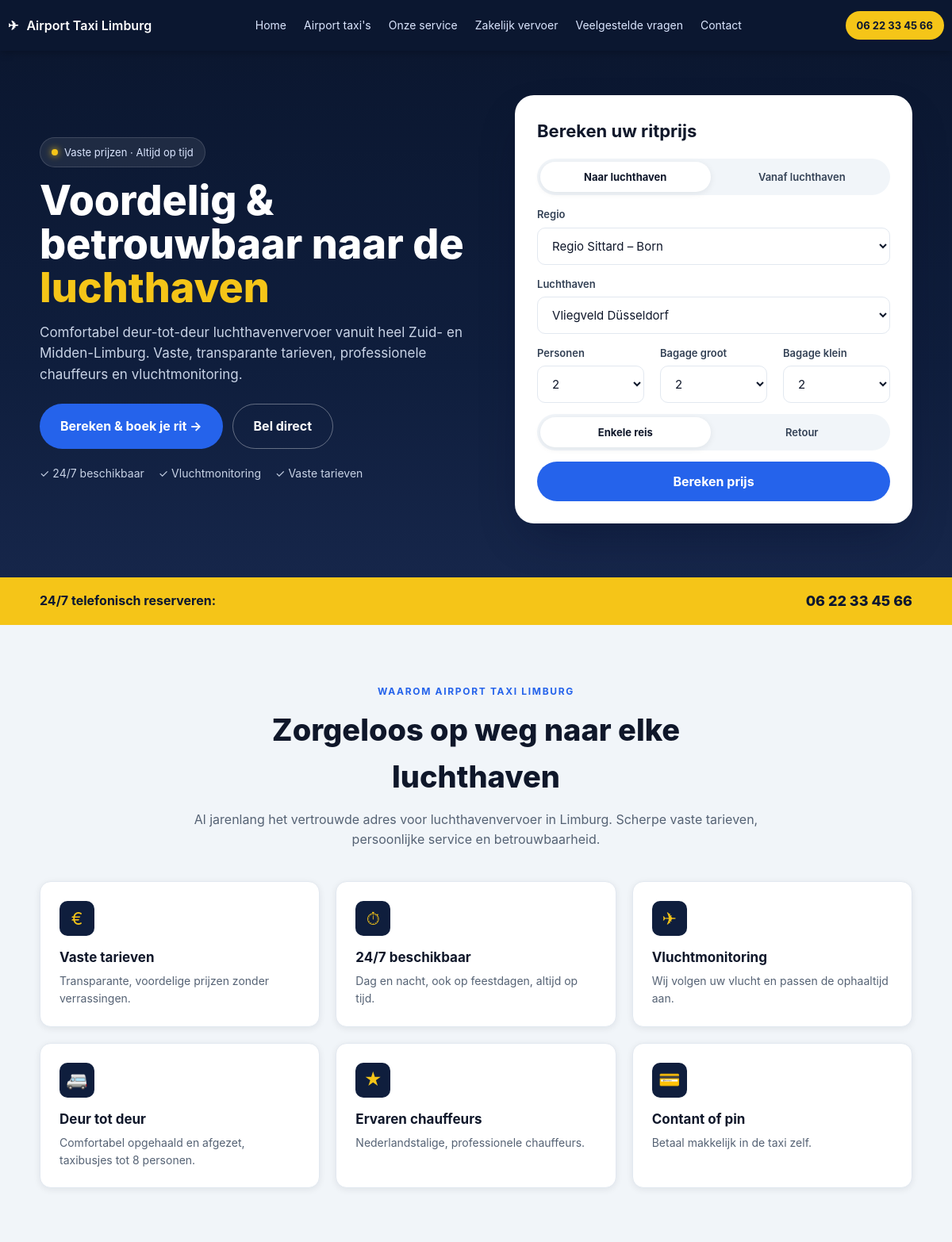
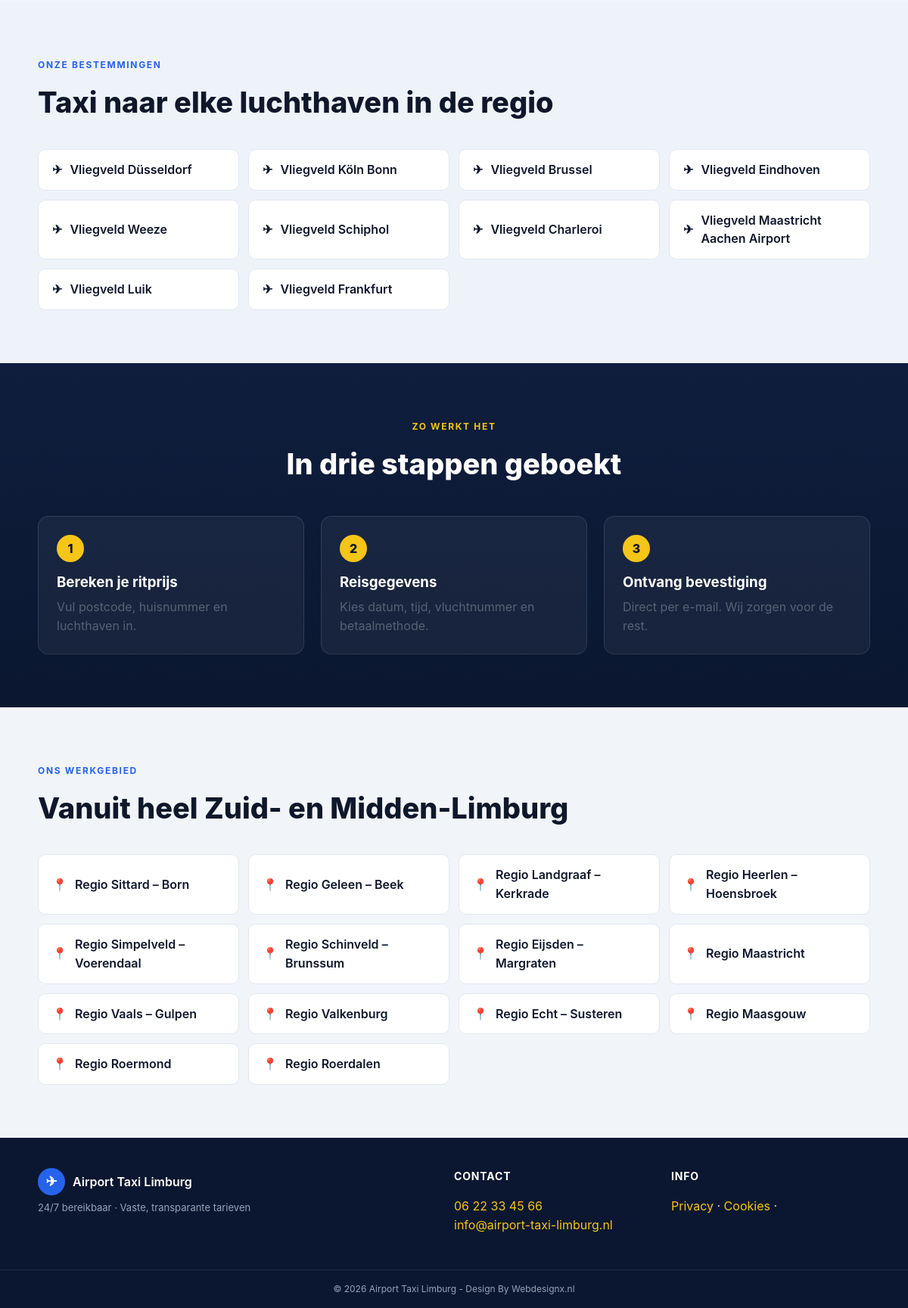
The page / on the database its author committed (2 pictures, top to bottom).
### tables this page shows
CREATE TABLE airports (
        id TEXT PRIMARY KEY,
        name TEXT NOT NULL,
        place_query TEXT NOT NULL DEFAULT "",
        sort_order INTEGER NOT NULL DEFAULT 0
    );

CREATE TABLE regions (
        id TEXT PRIMARY KEY,
        name TEXT NOT NULL,
        municipalities TEXT NOT NULL DEFAULT "[]",
        plaatsen TEXT NOT NULL DEFAULT "[]",
        representative_place TEXT NOT NULL DEFAULT "",
        sort_order INTEGER NOT NULL DEFAULT 0
    );

### index.php (called while the page is built, shortened)
<?php
require_once __DIR__ . '/includes/db.php';
require_once __DIR__ . '/includes/functions.php';
$page = $_GET['p'] ?? 'home';
$page = preg_replace('/[^a-z0-9\-_]/i', '', (string)$page) ?: 'home';
$slug_type = null; $slug_value = null;
$view = null;
if ($slug_type === 'airport') { $view = 'airport'; }
elseif ($slug_type === 'region') { $view = 'region'; }
elseif ($page === 'home') { $view = 'home'; }
elseif ($page === 'boeking') { $view = 'booking_success'; }
else { $view = 'content'; }
$file = __DIR__ . '/pages/' . $view . '.php';
require __DIR__ . '/includes/header.php';
require $file;
require __DIR__ . '/includes/footer.php';

### includes/functions.php (called while the page is built, shortened)
<?php
require_once __DIR__ . '/db.php';
function h(?string $s): string {
    return htmlspecialchars((string)$s, ENT_QUOTES | ENT_SUBSTITUTE, 'UTF-8');
}
function settings_all(): array {
    static $cache = null;
    if ($cache !== null) return $cache;
    $rows = db()->query('SELECT key, value FROM settings')->fetchAll();
    $out = SETTING_DEFAULTS;
    foreach ($rows as $r) {
        $out[$r['key']] = $r['value'];
    }
    $cache = $out;
    return $out;
}
function tel_href(string $phone): string {
    $digits = preg_replace('/[^\d+]/', '', $phone);
    return 'tel:+31' . ltrim($digits, '0');
}
function url(string $path = ''): string {
    $path = ltrim($path, '/');
    $script = $_SERVER['SCRIPT_NAME'] ?? '/index.php';
    $dir = rtrim(str_replace('\\', '/', dirname($script)), '/');
    return ($dir === '' ? '' : $dir) . '/' . $path;
}

### includes/db.php (called while the page is built, shortened)
<?php
function db(): PDO {
    static $pdo = null;
    if ($pdo !== null) return $pdo;
    $dir = __DIR__ . '/../data';
    $path = $dir . '/zlat.sqlite';
    $pdo = new PDO('sqlite:' . $path);
    $pdo->setAttribute(PDO::ATTR_ERRMODE, PDO::ERRMODE_EXCEPTION);
    $pdo->setAttribute(PDO::ATTR_DEFAULT_FETCH_MODE, PDO::FETCH_ASSOC);
    $pdo->exec('PRAGMA foreign_keys = ON');
    $pdo->exec('PRAGMA journal_mode = WAL');
    return $pdo;
}

### pages/home.php (the view, shortened to what this page needs)
<?php
$s = settings_all();
$pdo = db();
$airports = $pdo->query('SELECT id,name FROM airports ORDER BY sort_order')->fetchAll();
$regions  = $pdo->query('SELECT id,name FROM regions ORDER BY sort_order')->fetchAll();
?>
<section class="hero">
  <div class="container hero__inner">
    <div class="hero__left">
      <span class="pill-badge"><span class="dot"></span> Vaste prijzen · Altijd op tijd</span>
      <h1 class="hero__title">Voordelig &amp; betrouwbaar naar de <span class="gold-text">luchthaven</span></h1>
      <p class="hero__lead">Comfortabel deur-tot-deur luchthavenvervoer vanuit heel Zuid- en Midden-Limburg. Vaste, transparante tarieven, professionele chauffeurs en vluchtmonitoring.</p>
      <div class="hero__ctas">
        <a href="#boeken" class="btn btn-primary btn-lg">Bereken &amp; boek je rit &rarr;</a>
        <a href="<?= h(tel_href($s['company_phone'])) ?>" class="btn btn-ghost btn-lg">Bel direct</a>
      </div>
      <ul class="usp-strip">
        <li>✓ 24/7 beschikbaar</li>
        <li>✓ Vluchtmonitoring</li>
        <li>✓ Vaste tarieven</li>
      </ul>
    </div>
    <div id="boeken" class="hero__right">
      <div class="booking-card">
        <h2>Bereken uw ritprijs</h2>
        <form id="quoteForm" class="booking-form" >
          <div class="tabs">
            <label><input type="radio" name="direction" value="to_airport" checked> Naar luchthaven</label>
            <label><input type="radio" name="direction" value="to_home"> Vanaf luchthaven</label>
          </div>
          <label id="regionField">
            <span id="label-text-regio">Regio</span>
            <select name="region_id" id="select-regio" required>
               <?php foreach ($regions as $r): ?><option value="<?= h($r['id']) ?>"><?= h($r['name']) ?></option><?php endforeach; ?>
            </select>
          </label>
          <label id="airportField">
            <span id="label-text-airport">Luchthaven</span>
            <select name="airport_id" id="select-luchthaven" required>
               <?php foreach ($airports as $a): ?><option value="<?= h($a['id']) ?>"><?= h($a['name']) ?></option><?php endforeach; ?>
            </select>
          </label>
          <div class="grid-3">
            <label>Personen
              <select name="passengers">
                <?php for ($i=1;$i<=8;$i++) echo "<option value=\"$i\"".($i===2?' selected':'').">$i</option>"; ?>
              </select>
            </label>
            <label>Bagage groot
              <select name="luggage">
                <?php for ($i=0;$i<=4;$i++) echo "<option value=\"$i\"".($i===2?' selected':'').">$i</option>"; ?>
              </select>
            </label>
            <label>Bagage klein
              <select name="luggage1">
                <?php for ($i=0;$i<=4;$i++) echo "<option value=\"$i\"".($i===2?' selected':'').">$i</option>"; ?>
              </select>
            </label>
          </div>
          <div class="tabs">
            <label><input type="radio" name="trip_type" value="oneway" checked> Enkele reis</label>
            <label><input type="radio" name="trip_type" value="return" id="returnRadio"> Retour</label>
          </div>
          <button type="submit" class="btn btn-primary btn-lg btn-block">Bereken prijs</button>
        </form>
      </div>
    </div>
  </div>
</section>
<section class="gold-bar">
  <div class="container gold-bar__inner">
    <strong>24/7 telefonisch reserveren:</strong>
    <a class="gold-bar__phone" href="<?= h(tel_href($s['company_phone'])) ?>"><?= h($s['company_phone']) ?></a>
  </div>
</section>
<section class="section">
  <div class="container">
    <div class="section-head section-head--center">
      <span class="eyebrow">Waarom Airport Taxi Limburg</span>
      <h2>Zorgeloos op weg naar elke luchthaven</h2>
      <p>Al jarenlang het vertrouwde adres voor luchthavenvervoer in Limburg. Scherpe vaste tarieven, persoonlijke service en betrouwbaarheid.</p>
    </div>
    <div class="grid-3 features">
      <div class="feature"><div class="feature__icon">€</div><h3>Vaste tarieven</h3><p>Transparante, voordelige prijzen zonder verrassingen.</p></div>
      <div class="feature"><div class="feature__icon">⏱</div><h3>24/7 beschikbaar</h3><p>Dag en nacht, ook op feestdagen, altijd op tijd.</p></div>
      <div class="feature"><div class="feature__icon">✈</div><h3>Vluchtmonitoring</h3><p>Wij volgen uw vlucht en passen de ophaaltijd aan.</p></div>
      <div class="feature"><div class="feature__icon">🚐</div><h3>Deur tot deur</h3><p>Comfortabel opgehaald en afgezet, taxibusjes tot 8 personen.</p></div>
      <div class="feature"><div class="feature__icon">★</div><h3>Ervaren chauffeurs</h3><p>Nederlandstalige, professionele chauffeurs.</p></div>
      <div class="feature"><div class="feature__icon">💳</div><h3>Contant of pin</h3><p>Betaal makkelijk in de taxi zelf.</p></div>
    </div>
  </div>
</section>
<section class="section section--slate">
  <div class="container">
    <div class="section-head">
      <span class="eyebrow">Onze bestemmingen</span>
      <h2>Taxi naar elke luchthaven in de regio</h2>
    </div>
    <div class="link-grid">
      <?php foreach ($airports as $a): ?>
        <a class="link-chip" href="<?= h(url('?luchthaven=' . $a['id'])) ?>">✈ <span><?= h($a['name']) ?></span></a>
      <?php endforeach; ?>
    </div>
  </div>
</section>
<section class="section section--navy">
  <div class="container">
    <div class="section-head section-head--center">
      <span class="eyebrow">Zo werkt het</span>
      <h2 style="color:#fff;">In drie stappen geboekt</h2>
    </div>
    <div class="steps">
      <div class="step"><div class="step__num">1</div><h3>Bereken je ritprijs</h3><p>Vul postcode, huisnummer en luchthaven in.</p></div>
      <div class="step"><div class="step__num">2</div><h3>Reisgegevens</h3><p>Kies datum, tijd, vluchtnummer en betaalmethode.</p></div>
      <div class="step"><div class="step__num">3</div><h3>Ontvang bevestiging</h3><p>Direct per e-mail. Wij zorgen voor de rest.</p></div>
    </div>
  </div>
</section>
<section class="section">
  <div class="container">
    <div class="section-head">
      <span class="eyebrow">Ons werkgebied</span>
      <h2>Vanuit heel Zuid- en Midden-Limburg</h2>
    </div>
    <div class="link-grid">
      <?php foreach ($regions as $r): ?>
        <a class="link-chip" href="<?= h(url('?regio=' . $r['id'])) ?>">📍 <span><?= h($r['name']) ?></span></a>
      <?php endforeach; ?>
    </div>
  </div>
</section>

### includes/header.php (shortened to what this page needs)
<?php
$s = settings_all();
?><!doctype html>
<html lang="nl">
<head>
<link rel="stylesheet" href="<?= h(url('assets/style.css')) ?>">
</head>
<body>
<header class="site-header">
 <div class="container header__inner">
    <a href="https://taxisittard-geleen.com/" class="brand">
      <span>✈</span>
      <span>Airport Taxi Limburg</span>
    </a>
    <nav class="site-nav">
      <a href="https://taxisittard-geleen.com/">Home</a>
      <a href="?p=airport-taxis">Airport taxi's</a>
      <a href="?p=onze-service">Onze service</a>
      <a href="?p=zakelijk-vervoer">Zakelijk vervoer</a>
      <a href="?p=veelgestelde-vragen">Veelgestelde vragen</a>
      <a href="?p=contact">Contact</a>
    </nav>
    <a href="tel:0622334566" class="btn btn-gold btn-sm">06 22 33 45 66</a>
  </div>
</header>
<main>

### includes/footer.php
<?php $s = settings_all(); ?>
</main>
<footer class="site-footer">
  <div class="container footer__inner">
    <div>
      <div class="brand brand--footer"><span class="brand__icon">&#9992;</span><span class="brand__name"><?= h($s['company_name']) ?></span></div>
      <p class="footer__tag">24/7 bereikbaar · Vaste, transparante tarieven</p>
    </div>
    <div class="footer__col">
      <h4>Contact</h4>
      <p><a href="<?= h(tel_href($s['company_phone'])) ?>"><?= h($s['company_phone']) ?></a><br>
         <a href="mailto:<?= h($s['company_email']) ?>"><?= h($s['company_email']) ?></a></p>
    </div>
    <div class="footer__col">
      <h4>Info</h4>
      <p>
        <a href="<?= h(url('?p=privacyverklaring')) ?>">Privacy</a> ·
        <a href="<?= h(url('?p=cookies')) ?>">Cookies</a> ·
      </p>
    </div>
  </div>
  <div class="footer__bottom">&copy; <?= date('Y') ?> <?= h($s['company_name'] ) ?> - Design By Webdesignx.nl</div>
</footer>
</body>
</html>

### rows shown on the page
airports: name "Vliegveld Düsseldorf"
airports: name "Vliegveld Köln Bonn"
airports: name "Vliegveld Brussel"
airports: name "Vliegveld Eindhoven"
airports: name "Vliegveld Weeze"
airports: name "Vliegveld Schiphol"
airports: name "Vliegveld Charleroi"
airports: name "Vliegveld Maastricht Aachen Airport"
airports: name "Vliegveld Luik"
airports: name "Vliegveld Frankfurt"
regions: name "Regio Sittard – Born"
regions: name "Regio Geleen – Beek"
regions: name "Regio Landgraaf – Kerkrade"
regions: name "Regio Heerlen – Hoensbroek"
regions: name "Regio Simpelveld – Voerendaal"
regions: name "Regio Schinveld – Brunssum"
regions: name "Regio Eijsden – Margraten"
regions: name "Regio Maastricht"
regions: name "Regio Vaals – Gulpen"
regions: name "Regio Valkenburg"
regions: name "Regio Echt – Susteren"
regions: name "Regio Maasgouw"
regions: name "Regio Roermond"
regions: name "Regio Roerdalen"

### other values the page prints
$s['company_phone'] "06 22 33 45 66"
$s['company_name'] "Airport Taxi Limburg"
$s['company_email'] "info@airport-taxi-limburg.nl"
form field region_id "Regio Sittard – Born"
form field airport_id "Vliegveld Düsseldorf"
form field passengers "2"
form field luggage "2"
form field luggage1 "2"
